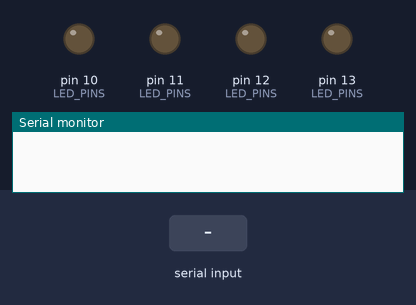
A sketch run on a simulated Arduino Uno, built with avr-gcc and run on an emulated ATmega328P. Parts: output pins drawn as LEDs (lit = HIGH), the last lines printed to the serial monitor. The test bench sets the inputs (shaded band).

Above: at 1.2 s.
1.3 s: "90,45\n" received over Serial
At 2.5 s:
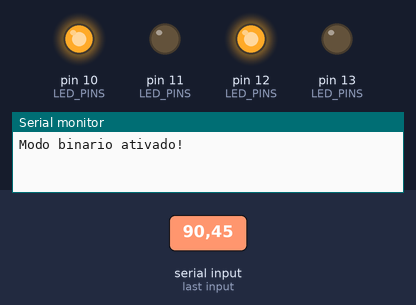
2.8 s: "n,45\n" received over Serial
At 4.0 s:
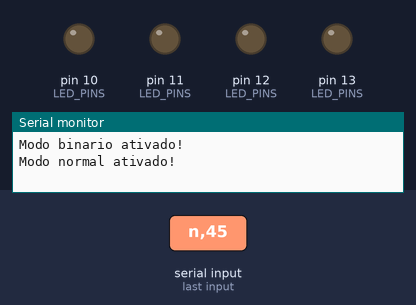
4.3 s: "1" received over Serial
At 4.8 s:
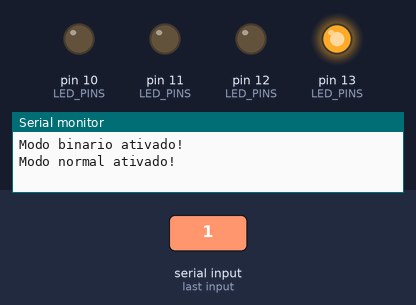
5.8 s: "3" received over Serial
At 7.0 s:
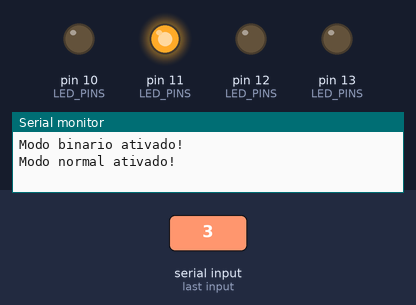
7.3 s: "5" received over Serial
At 8.2 s:
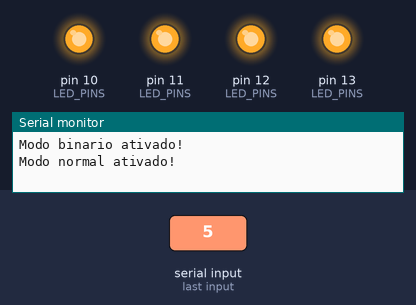
8.8 s: "2" received over Serial
At 9.4 s:
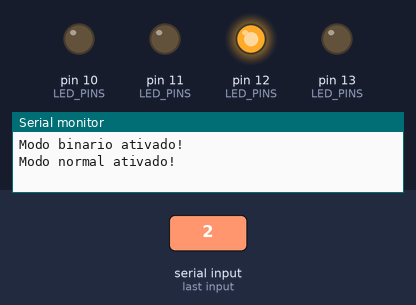
Timing chart, 0 to 11.3 s (numbered marks = the images above; inputs shaded):
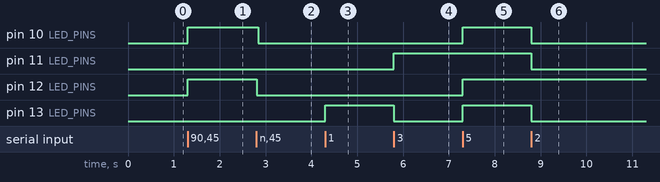

Measured:
- after the input at 1.3 s, pin 10 (LED_PINS), pin 12 (LED_PINS): LOW → HIGH at once
- after the input at 2.8 s, pin 10 (LED_PINS): HIGH → LOW after 0.05 s; pin 12 (LED_PINS): HIGH → LOW at once
- after the input at 4.3 s, pin 13 (LED_PINS): LOW → HIGH at once
- after the input at 5.8 s, pin 11 (LED_PINS): LOW → HIGH at once; pin 13 (LED_PINS): HIGH → LOW at once
- after the input at 7.3 s, pin 10 (LED_PINS), pin 12 (LED_PINS), pin 13 (LED_PINS): LOW → HIGH at once
- after the input at 8.8 s, pin 10 (LED_PINS), pin 11 (LED_PINS), pin 13 (LED_PINS): HIGH → LOW at once

The sketch:

_25_codigo_arduino.ino
```cpp
namespace Config {
  constexpr int LED_1 = 13;
  constexpr int LED_2 = 12;
  constexpr int LED_3 = 11;
  constexpr int LED_4 = 10;
  constexpr long SERIAL_BAUD = 9600;
}

static const int LED_PINS[] = { Config::LED_1, Config::LED_2, Config::LED_3, Config::LED_4 };
constexpr size_t NUM_LEDS = 4;

static bool binary_mode = false;

void set_all_leds(int state) {
  for (size_t i = 0; i < NUM_LEDS; ++i)
    digitalWrite(LED_PINS[i], state);
}

void set_leds_bits(int value) {
  digitalWrite(Config::LED_1, bitRead(value, 3) ? HIGH : LOW);
  digitalWrite(Config::LED_2, bitRead(value, 2) ? HIGH : LOW);
  digitalWrite(Config::LED_3, bitRead(value, 1) ? HIGH : LOW);
  digitalWrite(Config::LED_4, bitRead(value, 0) ? HIGH : LOW);
}

void process_normal(char cmd) {
  set_all_leds(LOW);
  if (cmd == '1') digitalWrite(Config::LED_1, HIGH);
  if (cmd == '2') digitalWrite(Config::LED_2, HIGH);
  if (cmd == '3') digitalWrite(Config::LED_3, HIGH);
  if (cmd == '4') digitalWrite(Config::LED_4, HIGH);
  if (cmd == '5') set_all_leds(HIGH);
  if (cmd == '6') set_all_leds(LOW);
}

void process_binary(char cmd) {
  int num = cmd - '0';
  if (num >= 1 && num <= 9)
    set_leds_bits(num);
}

void setup() {
  Serial.begin(Config::SERIAL_BAUD);
  for (size_t i = 0; i < NUM_LEDS; ++i)
    pinMode(LED_PINS[i], OUTPUT);
  set_all_leds(LOW);
}

void loop() {
  if (Serial.available() <= 0) return;

  char cmd = static_cast<char>(Serial.read());

  if (cmd == '0') {
    binary_mode = true;
    Serial.println("Modo binario ativado!");
    return;
  }
  if (cmd == 'n') {
    binary_mode = false;
    Serial.println("Modo normal ativado!");
    return;
  }

  if (binary_mode)
    process_binary(cmd);
  else
    process_normal(cmd);
}
```
